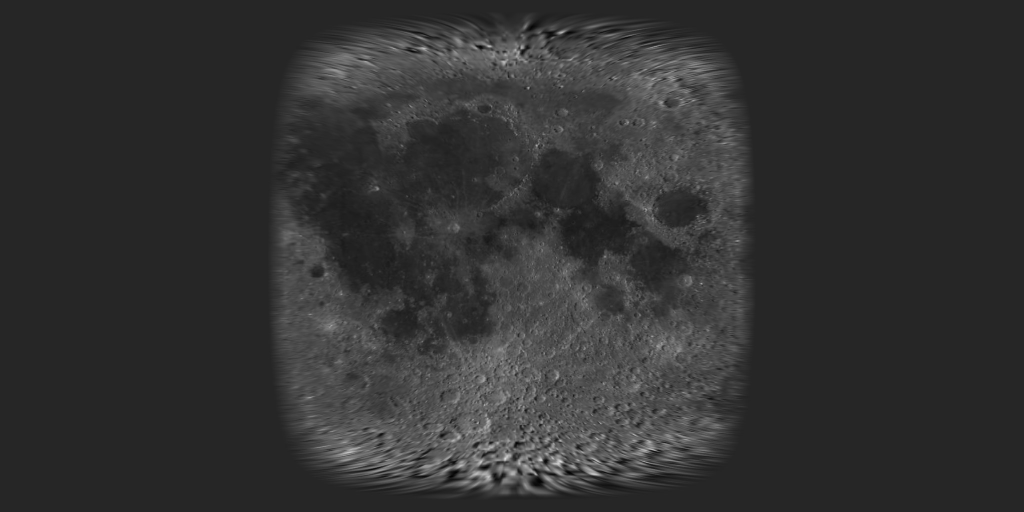
#> input picture Modelo_3d_luna/moon_color_nearside.jpg, 2048 x 1024 px (shown at 1/2 size)
$ python make_texture.py moon_color_nearside.jpg moon_color_nearside.jpg
#> lines starting #> are read from the running program, lines starting #| are printed output that depends on the picture; after the words box and inside, x2 and y2 are one past the last pixel; in counts of white or black regions, pixels touching at a corner belong together
"""
Reproyecta una captura ortografica de Quickmap (lon_0=0, lat_0=0) a una textura
equirectangular para usar en Three.js.

Uso:  python make_texture.py quickmap-lroc.png assets/moon_color_nearside.jpg
Geometria tomada del .vrt: centro del disco (665.0, 299.5) px, radio 299.5 px.
"""
import sys
import numpy as np
from PIL import Image
from scipy.ndimage import map_coordinates

src_path, out_path = sys.argv[1], sys.argv[2]
CX, CY, RPX = 665.0, 299.5, 299.5
W, H = 2048, 1024
FAR_SIDE_GRAY = 38        # relleno de la cara oculta (no hay datos)
MAX_ANG = 86.0            # mas alla de ~86 grados del centro el dato esta muy comprimido

im = np.array(Image.open(src_path).convert("L")).astype(np.float32)

# Rejilla equirectangular: u crece hacia el Este (lon -180..180), v hacia el sur
lon = (np.linspace(0, 1, W, endpoint=False) + 0.5 / W) * 360.0 - 180.0
lat = 90.0 - (np.linspace(0, 1, H, endpoint=False) + 0.5 / H) * 180.0
LON, LAT = np.meshgrid(np.radians(lon), np.radians(lat))

# Proyeccion ortografica centrada en (0,0): x hacia el Este, y hacia el Norte
x = np.cos(LAT) * np.sin(LON)
y = np.sin(LAT)
cos_c = np.cos(LAT) * np.cos(LON)             # coseno de la distancia angular al centro
ang = np.degrees(np.arccos(np.clip(cos_c, -1, 1)))

col = CX + x * RPX
row = CY - y * RPX
tex = map_coordinates(im, [row, col], order=1, mode="nearest")
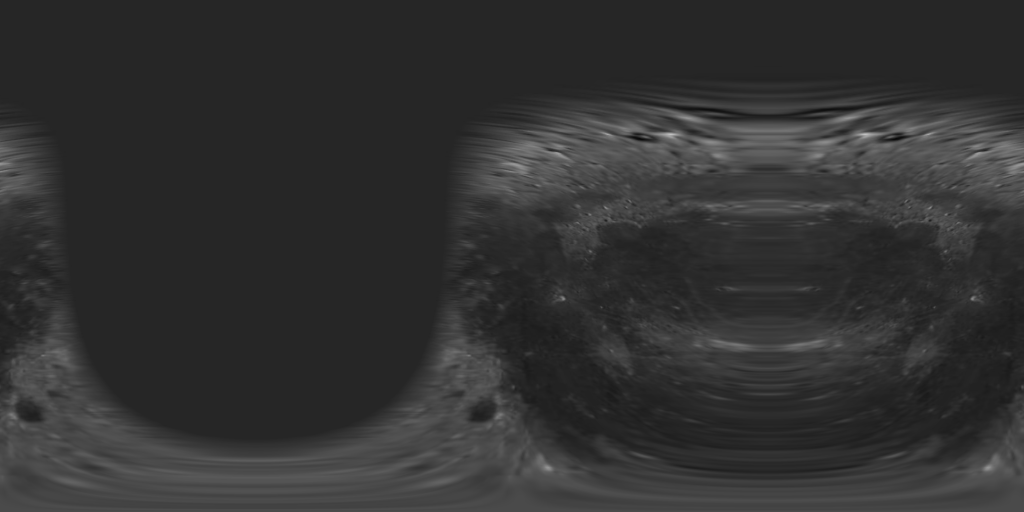
#> tex: shape (1024, 2048) float32 (shown at 1/2 size); min 2.77, max 207.4, mean 50

valid = (cos_c > 0) & (ang <= MAX_ANG)
# Transicion suave hacia el gris en el borde
fade = np.clip((MAX_ANG - ang) / 6.0, 0, 1)
out = np.where(valid, FAR_SIDE_GRAY + (tex - FAR_SIDE_GRAY) * fade, FAR_SIDE_GRAY)
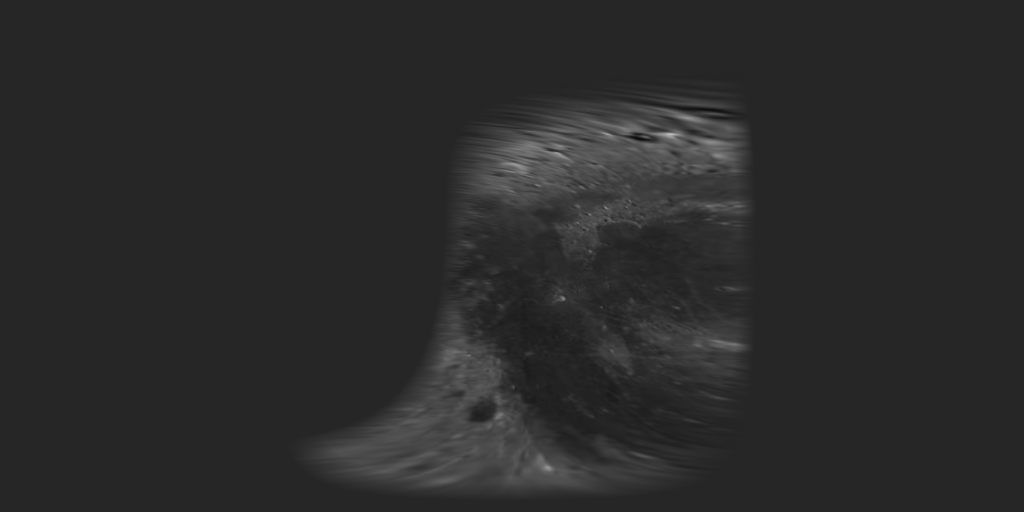
#> out: shape (1024, 2048) float64 (shown at 1/2 size); min 2.77, max 207.4, mean 42.6
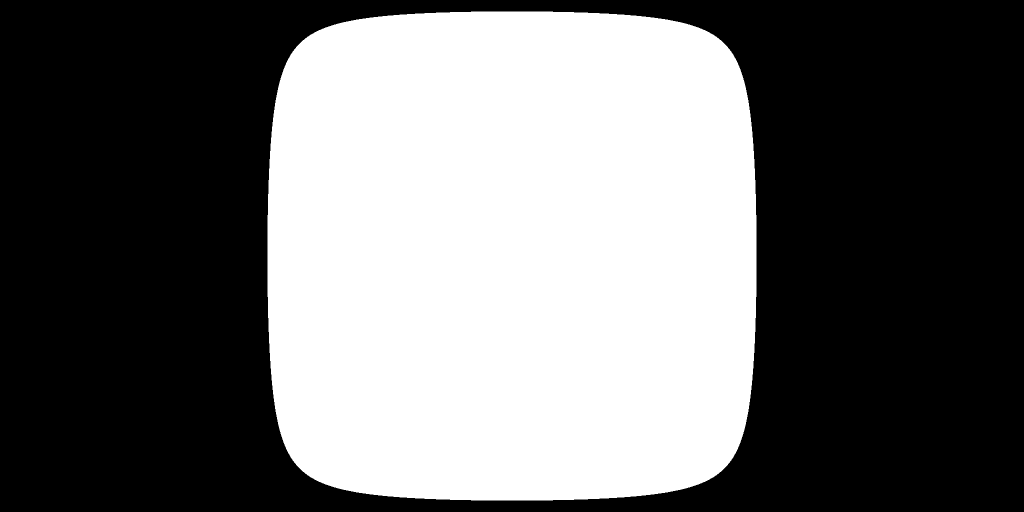
#> valid: shape (1024, 2048) bool (shown at 1/2 size); 42.9% white; 1 white region, box (x1, y1, x2, y2) and area: (535, 23, 1513, 1001) 898820

Image.fromarray(np.clip(out, 0, 255).astype(np.uint8), "L").save(out_path, quality=90)
print("OK ->", out_path, out.shape)
#| OK -> moon_color_nearside.jpg (1024, 2048)
